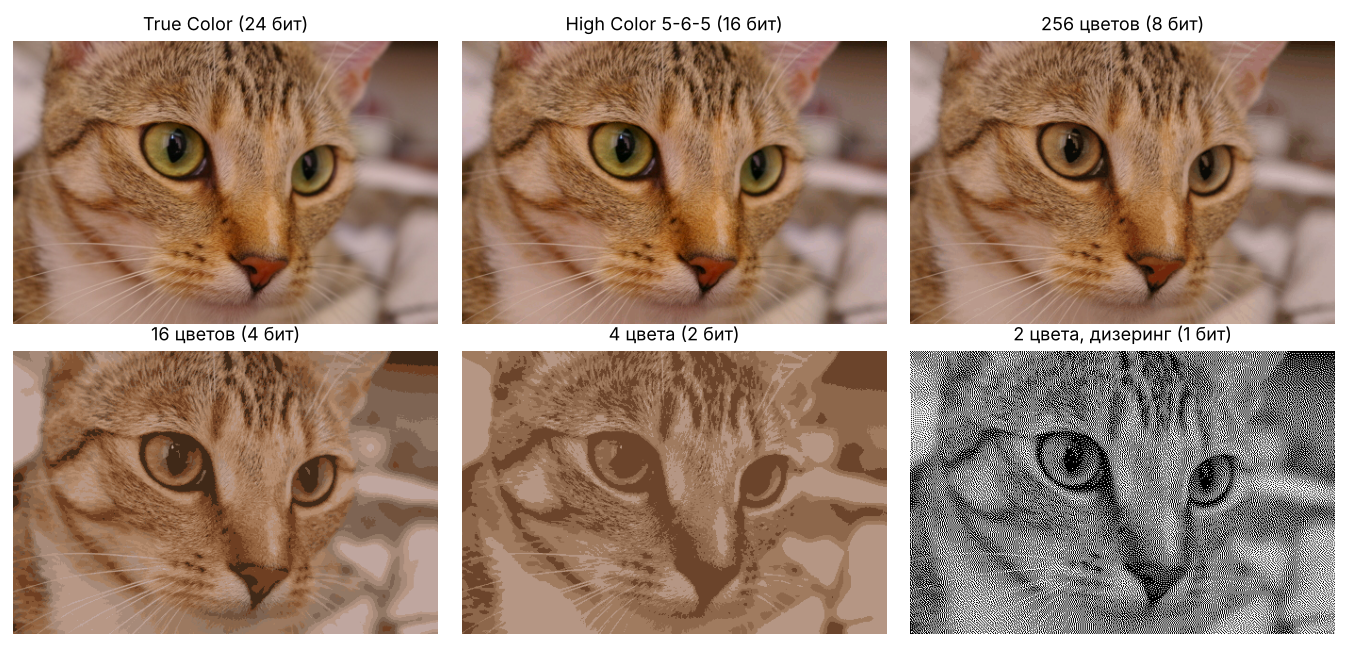
#> input picture report/figures/fig01_depth.png, 1348 x 647 px
$ python -i make_figures.py   (imports and definitions only)
#> lines starting #> are read from the running program, lines starting #| are printed output that depends on the picture
#> further down, picture is the input picture: shape (647, 1348, 3); mean B, G, R 118.8, 136, 161.2
"""
Создаёт рисунки для отчёта в папке report/figures/ и файл data.json с числами для текста отчёта.
Все картинки получены кодом проекта (папка core), ничего не нарисовано вручную.

Запуск из корня проекта:
    python make_samples.py                 # один раз
    python report/make_figures.py          # рисунки на тестовых данных
    python report/make_figures.py my.jpg   # анализ глубины цвета на ВАШЕЙ фотографии (рис. 1)
"""
import io
import json
import os
import sys

import cv2
import matplotlib
# [1 line not run here, left out]
import matplotlib.pyplot as plt
import numpy as np
from PIL import Image

ROOT = os.path.dirname(os.path.dirname(os.path.abspath(__file__)))
sys.path.insert(0, ROOT)
# [1 line not run here, left out]

from core import (binarize, edges, features, filters, histogram, imageio, morphology,  # noqa: E402
                  similarity, tone, video)

OUT = os.path.join("report", "figures")
# [1 line not run here, left out]
DATA = {}
# [1 line not run here, left out]


def save(fig, name):
    fig.savefig(os.path.join(OUT, name), bbox_inches="tight", facecolor="white")
    plt.close(fig)


def grid(images, titles, cols, name, figsize_per=(3.4, 2.4), cmap=None):
    rows = (len(images) + cols - 1) // cols
    fig, axes = plt.subplots(rows, cols, figsize=(figsize_per[0] * cols, figsize_per[1] * rows))
    axes = np.atleast_1d(axes).ravel()
    for ax in axes:
        ax.axis("off")
    for ax, img, title in zip(axes, images, titles):
        ax.imshow(img, cmap="gray" if img.ndim == 2 else cmap, vmin=0, vmax=255)
        ax.set_title(title)
    fig.tight_layout()
    save(fig, name)


# ----------------------------------------------------------------------
# Рисунок 1: глубина цвета
# ----------------------------------------------------------------------
# [10 lines left out: function gradient_test_image, not called in this run]


def png_size(pil_img):
    buf = io.BytesIO()
    pil_img.save(buf, "PNG", optimize=True)
    return buf.tell()


def depth_figure(src):
    pil = Image.fromarray(src)
    rows, shown, titles = [], [], []
    h, w = src.shape[:2]
#> h = 647; w = 1348

    def add(label, bits, pil_out, shown_rgb):
#> called with label = 'True Color', bits = 24
        arr = np.asarray(shown_rgb.convert("RGB"))
        packed = (arr[:, :, 0].astype(np.uint32) << 16) | (arr[:, :, 1].astype(np.uint32) << 8) | arr[:, :, 2]
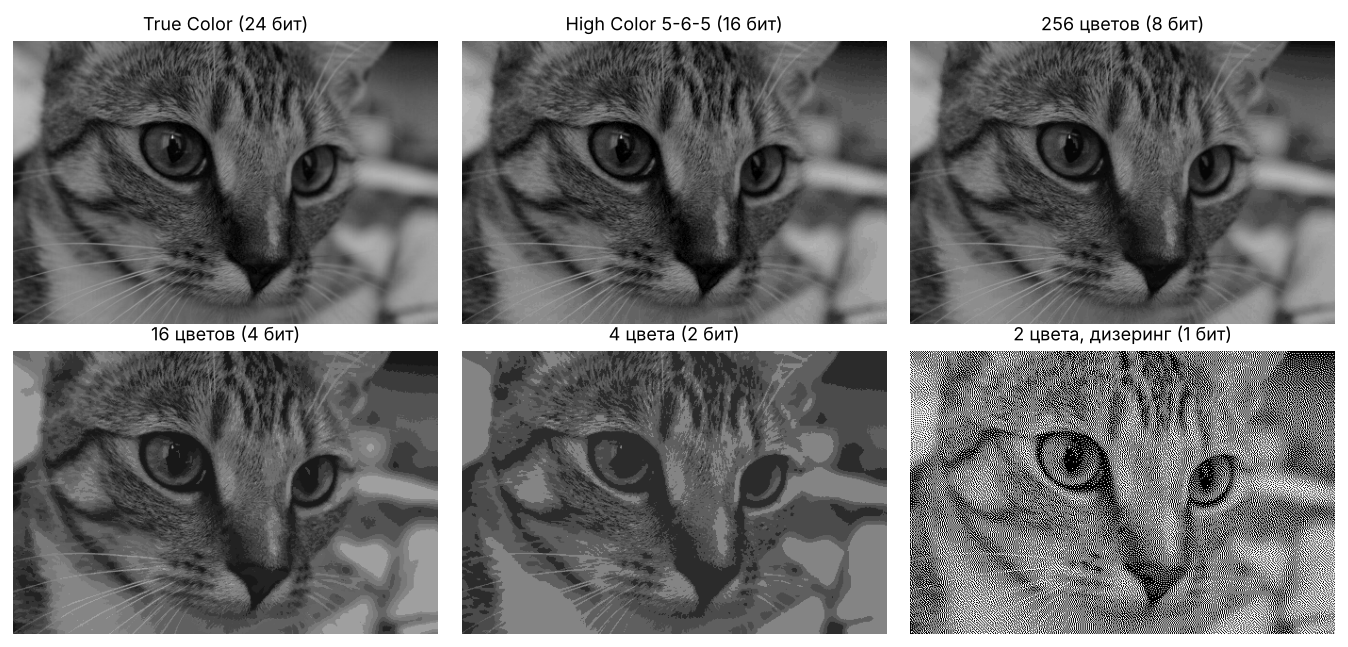
#> packed: shape (647, 1348) uint32; min 0, max 16777215, mean 7823248.3; drawn with min black and max white
        rows.append({"label": label, "bits": bits, "colors_max": 2 ** bits, "colors_used": int(np.unique(packed).size),
                     "png_bytes": png_size(pil_out), "raw_bytes": w * h * bits // 8})
        shown.append(arr)
        titles.append("{} ({} бит)".format(label, bits))

    add("True Color", 24, pil, pil)
    r = [(src[:, :, 0] >> 3).astype(np.float64), (src[:, :, 1] >> 2).astype(np.float64),
         (src[:, :, 2] >> 3).astype(np.float64)]                              # 5-6-5, в дробных числах (без переполнения uint8)
    hi = np.stack([np.round(r[0] * 255 / 31), np.round(r[1] * 255 / 63), np.round(r[2] * 255 / 31)], axis=2)
    hi = Image.fromarray(hi.astype(np.uint8))
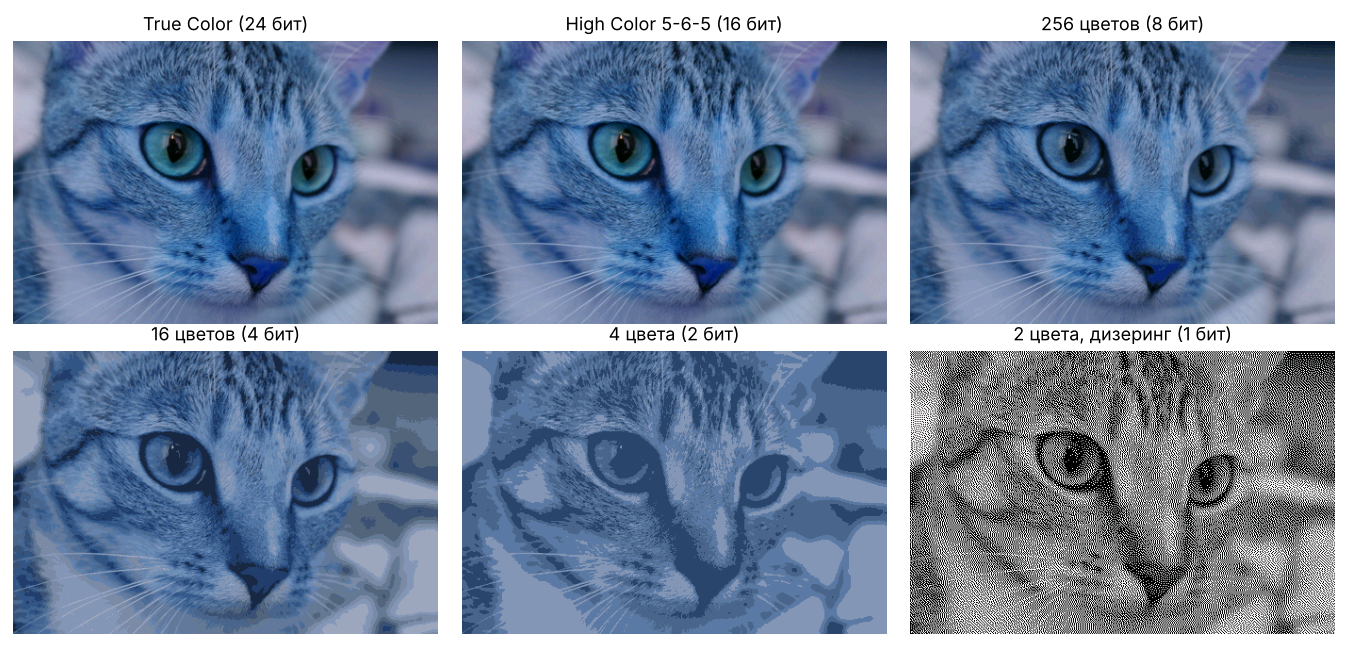
#> hi: PIL image 1348x647 RGB; mean R, G, B 118, 135.8, 161.5
    add("High Color 5-6-5", 16, hi, hi)
    for bits, label in ((8, "256 цветов"), (4, "16 цветов"), (2, "4 цвета")):
        p = pil.quantize(colors=2 ** bits, method=Image.Quantize.MEDIANCUT, dither=Image.Dither.NONE)
        add(label, bits, p, p)
#> this loop made 3 passes
#> pass 2, in add (call 4), `packed = (arr[:, :, 0].astype(np.uint32) << 16) | (arr[:, :, 1].astype..`:
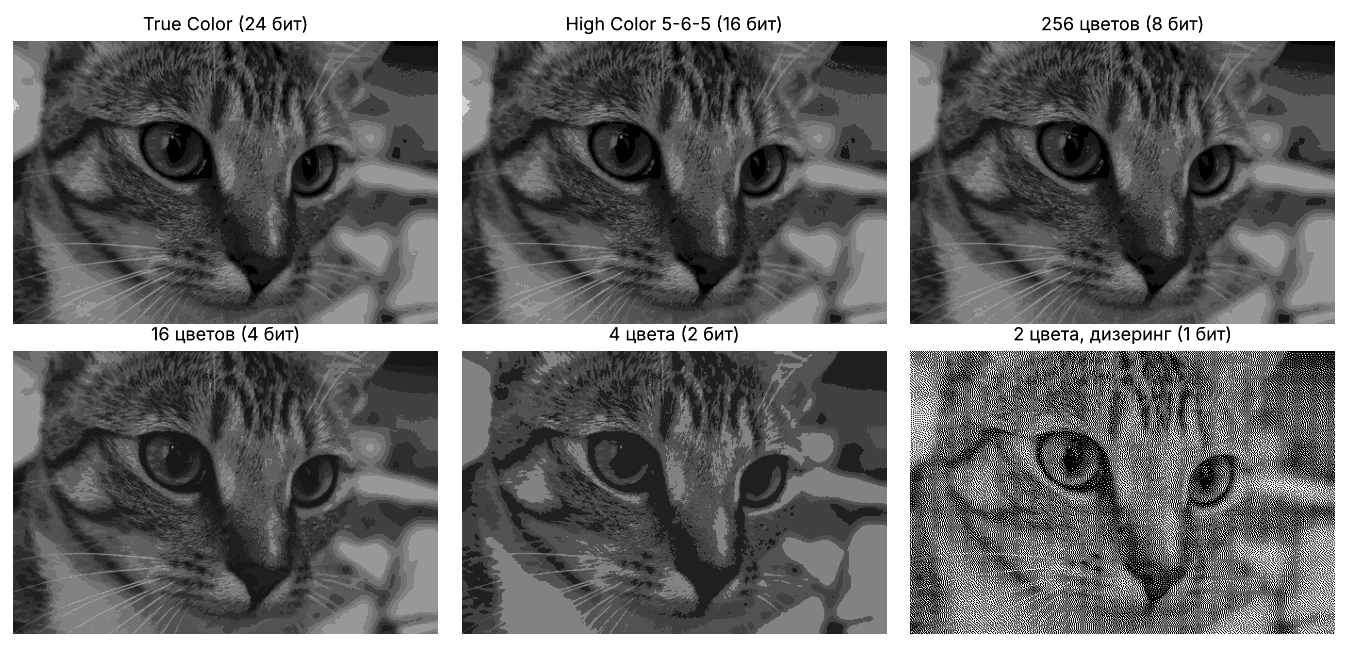
#> packed: shape (647, 1348) uint32; min 921880, max 16777215, mean 7809201.6; drawn with min black and max white
    one = pil.convert("L").convert("1")                                       # дизеринг Флойда-Стейнберга
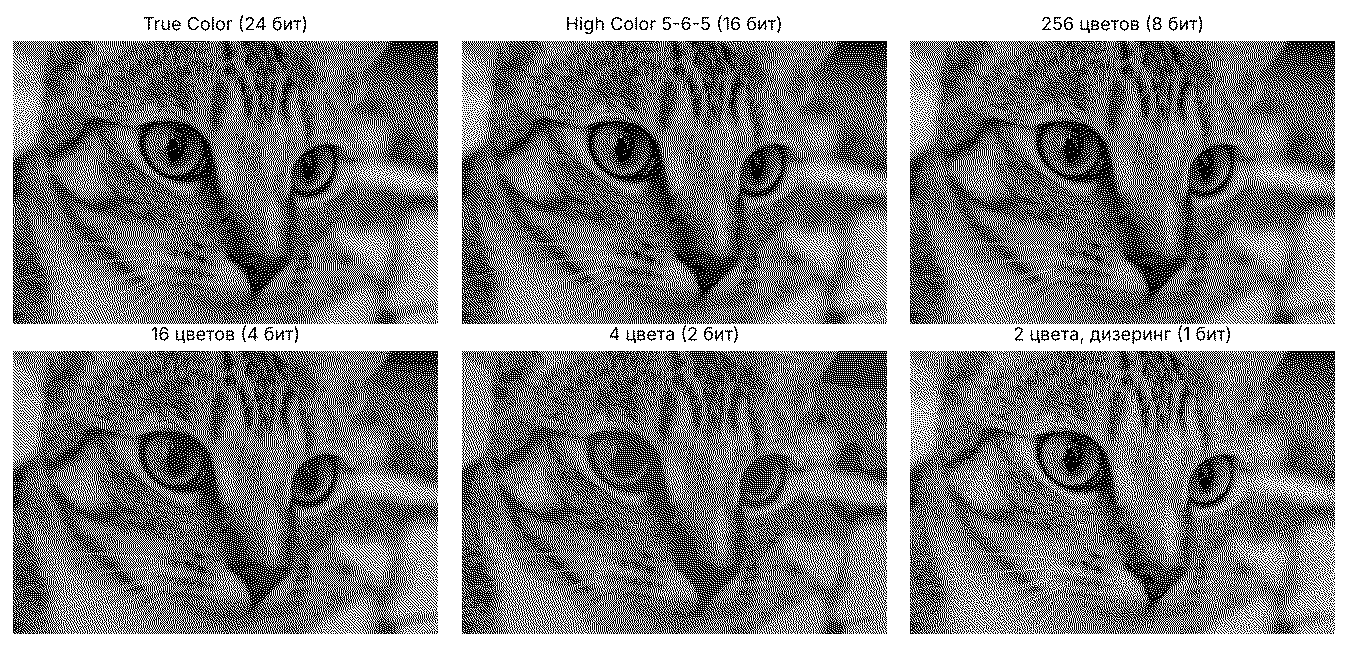
#> one: PIL image 1348x647 1; 52.5% white; black in thin lines or dots
    add("2 цвета, дизеринг", 1, one, one)
#> in add (call 6), `arr = np.asarray(shown_rgb.convert("RGB"))`: arr: shape (647, 1348, 3); 52.5% white; black in thin lines or dots
#> in add (call 6), `packed = (arr[:, :, 0].astype(np.uint32) << 16) | (arr[:, :, 1].astype..`: packed: shape (647, 1348) uint32; values 0 (black) and 16777215 (white), 52.5% white; black in thin lines or dots
    grid(shown, titles, 3, "fig01_depth.png", (3.5, 2.5))
#> in grid, `rows = (len(images) + cols - 1) // cols`: rows = 2
#> the loop in grid, `for ax in axes:` made 6 passes
#> the loop in grid, `for ax, img, title in zip(axes, images, titles):` made 6 passes
#> title on passes 1 to 6: 'True Color (24 бит)', 'High Color 5-6-5 (16 бит)', '256 цветов (8 бит)', '16 цветов (4 бит)', '4 цвета (2 бит)', '2 цвета, дизеринг (1 бит)'
#> in save, `fig.savefig(os.path.join(OUT, name), bbox_inches="tight", facecolor="w..`:
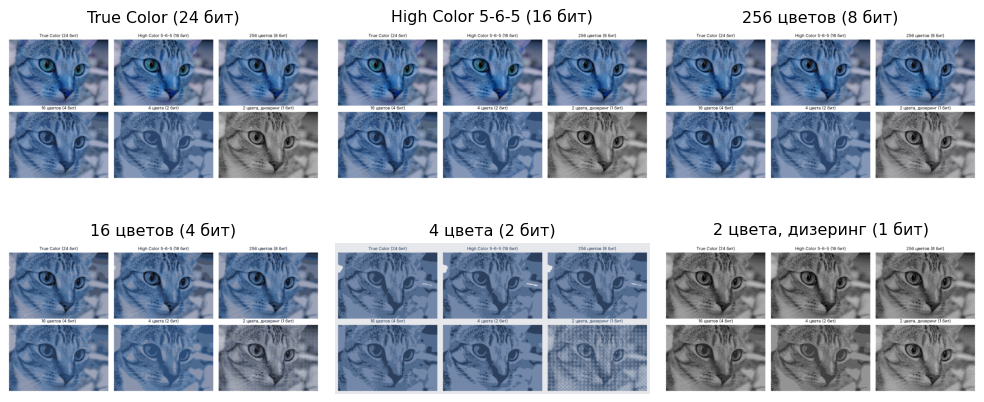
#> figure drawn by matplotlib, 6 panels; B, G, R data is drawn as R, G, B
    return rows


# ----------------------------------------------------------------------
# Рисунок 2 и 3: пояснения к формулам
# ----------------------------------------------------------------------
# [294 lines left out: functions hue_figure, srgb_figure, tone_curves, tone_results, hist_figures, binary_with_noise and 9 more, not called in this run]


# [2 lines not run here, left out]

>>> import cv2
>>> picture = cv2.imread('figures/fig01_depth.png')
>>> result = depth_figure(picture)
#> result = 6 items

$ run again, on samples/photo_coffee.jpg
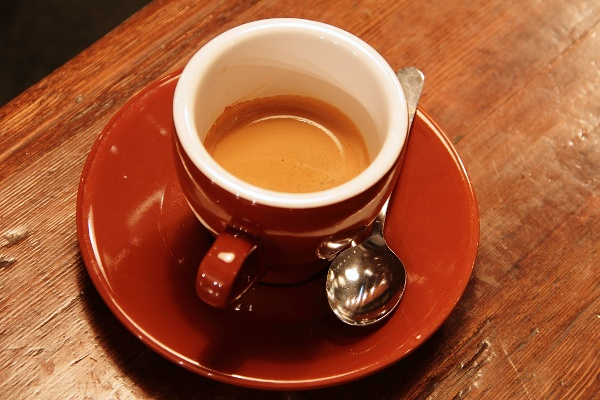
#> input picture samples/photo_coffee.jpg, 600 x 400 px
#> picture is the input picture: shape (400, 600, 3); mean B, G, R 51.5, 85.8, 158.5
#> in depth_figure, `hi = Image.fromarray(hi.astype(np.uint8))`:
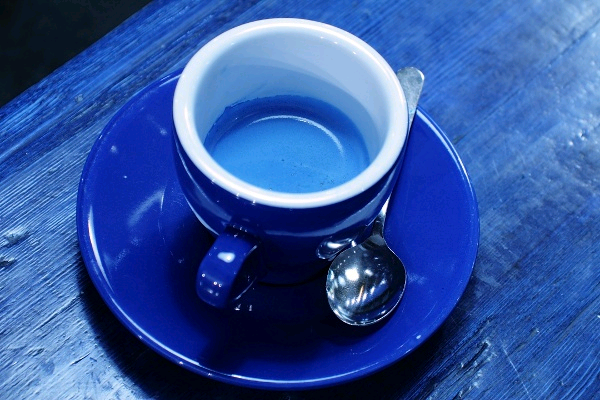
#> hi: PIL image 600x400 RGB; mean R, G, B 49.5, 85.3, 159.4
#> in depth_figure, `one = pil.convert("L").convert("1")`:
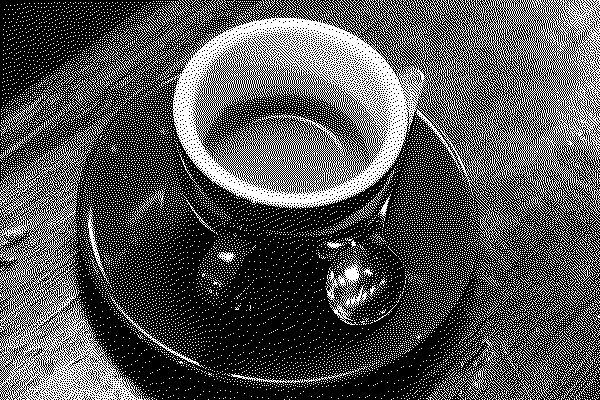
#> one: PIL image 600x400 1; 32.8% white in thin lines or dots
#> arr: shape (400, 600, 3); 32.8% white in thin lines or dots
#> packed: shape (400, 600) uint32; values 0 (black) and 16777215 (white), 32.8% white in thin lines or dots
#> rows = 2
#> the loop in grid, `for ax in axes:` made 6 passes
#> the loop in grid, `for ax, img, title in zip(axes, images, titles):` made 6 passes
#> title on passes 1 to 6: 'True Color (24 бит)', 'High Color 5-6-5 (16 бит)', '256 цветов (8 бит)', '16 цветов (4 бит)', '4 цвета (2 бит)', '2 цвета, дизеринг (1 бит)'
#> result = 6 items

$ run again, on samples/noisy.png
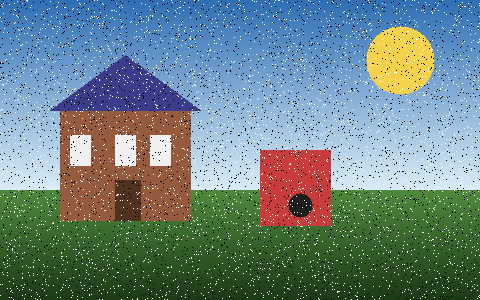
#> input picture samples/noisy.png, 480 x 300 px
#> picture is the input picture: shape (300, 480, 3); mean B, G, R 131.2, 131, 108.3
#> in depth_figure, `hi = Image.fromarray(hi.astype(np.uint8))`:
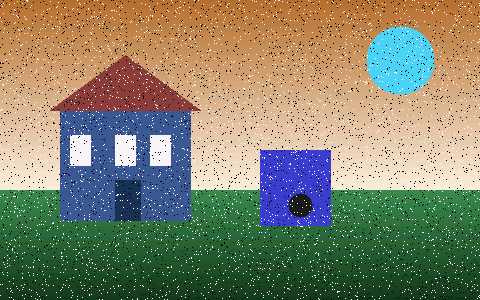
#> hi: PIL image 480x300 RGB; mean R, G, B 131.3, 131.2, 107.7
#> in depth_figure, `one = pil.convert("L").convert("1")`:
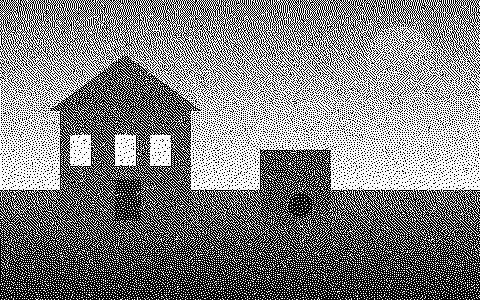
#> one: PIL image 480x300 1; 50.3% white; black in thin lines or dots
#> arr: shape (300, 480, 3); 50.3% white; black in thin lines or dots
#> packed: shape (300, 480) uint32; values 0 (black) and 16777215 (white), 50.3% white; black in thin lines or dots
#> rows = 2
#> the loop in grid, `for ax in axes:` made 6 passes
#> the loop in grid, `for ax, img, title in zip(axes, images, titles):` made 6 passes
#> title on passes 1 to 6: 'True Color (24 бит)', 'High Color 5-6-5 (16 бит)', '256 цветов (8 бит)', '16 цветов (4 бит)', '4 цвета (2 бит)', '2 цвета, дизеринг (1 бит)'
#> result = 6 items
